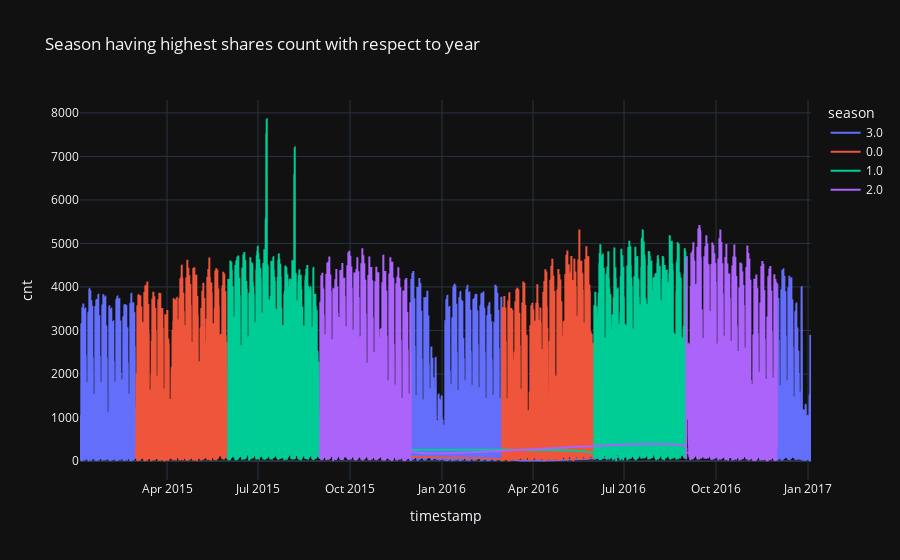

Notebook cell for this chart:
### Code cell
fig = px.line(df, x="timestamp", y="cnt", color='season',
        line_shape="spline", render_mode="svg",template="plotly_dark",title='Season having highest shares count with respect to year',
             )
fig.show()

### Figure 1 — Plotly figure (JSON) as saved in the notebook; plotly's stock layout.template omitted (floating-point values rounded to 4 significant figures; data arrays with more than 128 entries replaced by an {"elided": "..."} marker saying what was removed)
{"data": [{"hovertemplate": "season=3.0<br>timestamp=%{x}<br>cnt=%{y}<extra></extra>", "legendgroup": "3.0", "line": {"color": "#636efa", "dash": "solid", "shape": "spline"}, "mode": "lines", "name": "3.0", "orientation": "v", "showlegend": true, "type": "scatter", "x": {"elided": "4330 str values"}, "xaxis": "x", "y": {"elided": "4330 int values"}, "yaxis": "y"}, {"hovertemplate": "season=0.0<br>timestamp=%{x}<br>cnt=%{y}<extra></extra>", "legendgroup": "0.0", "line": {"color": "#EF553B", "dash": "solid", "shape": "spline"}, "mode": "lines", "name": "0.0", "orientation": "v", "showlegend": true, "type": "scatter", "x": {"elided": "4394 str values"}, "xaxis": "x", "y": {"elided": "4394 int values"}, "yaxis": "y"}, {"hovertemplate": "season=1.0<br>timestamp=%{x}<br>cnt=%{y}<extra></extra>", "legendgroup": "1.0", "line": {"color": "#00cc96", "dash": "solid", "shape": "spline"}, "mode": "lines", "name": "1.0", "orientation": "v", "showlegend": true, "type": "scatter", "x": {"elided": "4387 str values"}, "xaxis": "x", "y": {"elided": "4387 int values"}, "yaxis": "y"}, {"hovertemplate": "season=2.0<br>timestamp=%{x}<br>cnt=%{y}<extra></extra>", "legendgroup": "2.0", "line": {"color": "#ab63fa", "dash": "solid", "shape": "spline"}, "mode": "lines", "name": "2.0", "orientation": "v", "showlegend": true, "type": "scatter", "x": {"elided": "4303 str values"}, "xaxis": "x", "y": {"elided": "4303 int values"}, "yaxis": "y"}], "layout": {"legend": {"title": {"text": "season"}, "tracegroupgap": 0}, "title": {"text": "Season having highest shares count with respect to year"}, "xaxis": {"anchor": "y", "domain": [0, 1], "title": {"text": "timestamp"}}, "yaxis": {"anchor": "x", "domain": [0, 1], "title": {"text": "cnt"}}}}
